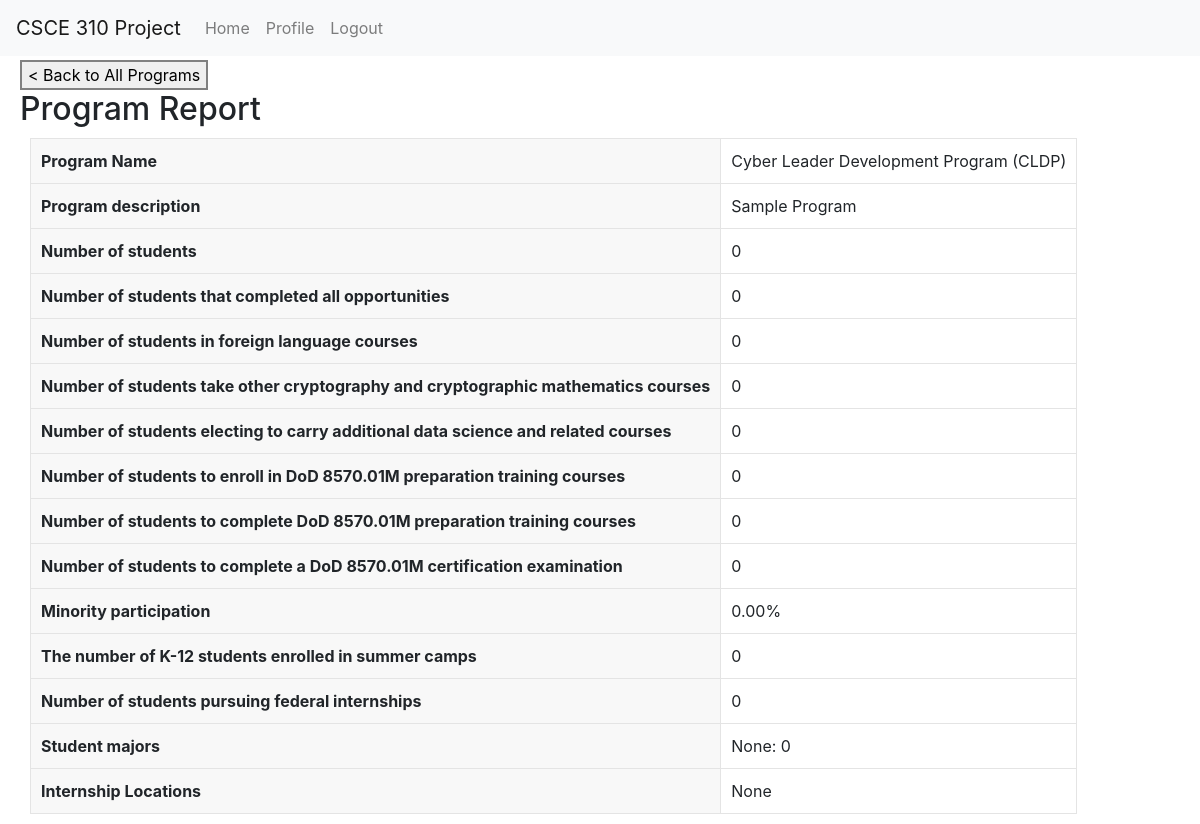
/admin/get_report/1, run on the app's committed database.
### tables this page shows
CREATE TABLE Programs (
                    program_num INTEGER PRIMARY KEY AUTOINCREMENT,
                    name TEXT,
                    description TEXT,
                    archived INTEGER
                    );

### routes/admin.py (the view, shortened to what this page needs)
@admin_bp.route('/get_report/<int:program_num>')
def get_report(program_num):
    conn = get_db_connection()
    program = get_program(conn, program_num)
    num_students = get_program_num_students(conn, program_num)
    completed_students_count = num_students_completed_program(conn, program_num)
    num_in_foreign_lang = num_in_program_and_coursetype(conn, program_num, 'foreign language')
    num_in_cryptogrpahy = num_in_program_and_coursetype(conn, program_num, 'cryptography')
    num_in_cryptogrpahy += num_in_program_and_coursetype(conn, program_num, 'cryptography mathematics')
    num_in_data_science = num_in_program_and_coursetype(conn, program_num, 'data science')
    minority_count = conn.execute("SELECT COUNT(*) FROM View_CollegeStudentDetails WHERE race != 'white'").fetchone()[0]
    if (num_students == 0):
        minority_percent = 0
    else:
        minority_percent = minority_count/num_students * 100
    if (minority_percent > 100):
      print("Error, impossible for minority percent to be over 100%")
      minority_percent = 100
    k12 = get_program_num_k12_students(conn, program_num)
    DoD_training_completed = num_w_specified_DoD_training_status(conn, program_num, "Complete")
    DoD_training_enrolled = num_w_specified_DoD_training_status(conn, program_num, "Enrolled")
    DoD_cert_complete = num_completed_DoD_cert(conn, program_num)
    fed_internships = num_federal_internships(conn, program_num)
    majors_data = get_prog_student_majors(conn, program_num)
    majors_dict = {"None": 0}
    internship_list = []
    all_internship_names = names_of_prog_student_internships(conn, program_num)
    if all_internship_names != None:
      for internship in all_internship_names:
          internship_list.append(internship[0])
    program_report = {
        "name" : program["name"],
        "descr" : program["description"],
        "num_students": num_students,
        "completed_students_count": completed_students_count,
        "num_in_foreign_lang_courses": num_in_foreign_lang,
        "num_in_crypt_courses": num_in_cryptogrpahy,
        "num_in_data_science_courses": num_in_data_science,
        "minority_participation": f"{minority_percent: .2f}%",
        "num_k12_accepted": k12,
        "DoD_training_enrolled": DoD_training_enrolled,
        "DoD_training_completed": DoD_training_completed,
        "DoD_cert_complete": DoD_cert_complete,
        "fed_internships" : fed_internships,
        "student_majors": majors_dict,
        "internship_names": internship_list
    }
    return render_template("admin/get_program_report.html", program=program_report)

### db.py (called while the page is built)
def get_db_connection():
    conn = sqlite3.connect('database.db')
    conn.row_factory = sqlite3.Row
    return conn

### util/Programs.py (called while the page is built)
def get_program(conn, program_num):
  return conn.execute('SELECT * FROM Programs WHERE program_num=?', (program_num, )).fetchone()

def get_program_num_students(conn, program_num):
  return conn.execute(f'SELECT COUNT(*) FROM Program_Accepts WHERE program={program_num}').fetchone()[0]

def get_program_num_k12_students(conn, program_num):
  return conn.execute(f'''SELECT COUNT(*) FROM
                    (SELECT * FROM Program_accepts WHERE program = {program_num}) AS Accepted_students
                    INNER JOIN
                    (SELECT * FROM College_students WHERE student_type = 'k12_student') AS K12_students
                    ON Accepted_students.student_num=K12_students.UIN''').fetchone()[0]

def num_students_completed_program(conn, program_num):
  return conn.execute(f'SELECT COUNT(*) FROM TRACK WHERE program = {program_num} AND status = "Completed"').fetchone()[0]

def num_in_program_and_coursetype(conn, program_num, course_type):
  return conn.execute(f'''SELECT COUNT(DISTINCT Class_enrollment.UIN) AS num_students_in_foreign_lang
                    FROM (SELECT * FROM Program_Accepts WHERE Program = {program_num}) AS Accepted_students
                    JOIN Class_enrollment
                    ON Accepted_students.student_num = Class_enrollment.UIN
                    JOIN Classes
                    ON Class_enrollment.Class_ID = Classes.Class_ID
                    WHERE Classes.type = '{course_type}'
                    ''').fetchone()[0]

def num_w_specified_DoD_training_status(conn, program_num, status):
  return conn.execute(f'''SELECT COUNT(DISTINCT Student_num)
                    FROM Program_student_certification_data
                    WHERE program = {program_num} AND Training_Status = "{status}"
                      ''').fetchone()[0]

def num_completed_DoD_cert(conn, program_num):
  return conn.execute(f'''SELECT COUNT(DISTINCT Student_num)
                    FROM Program_student_certification_data
                    WHERE program = {program_num} AND status = "Complete"
                      ''').fetchone()[0]

### templates/admin/get_program_report.html (shortened to what this page needs)
<!DOCTYPE html>
<html lang="en">
<head>
  <link rel="stylesheet" href="../../static/general.css">
  <link rel="stylesheet" href="https://stackpath.bootstrapcdn.com/bootstrap/4.3.1/css/bootstrap.min.css">
</head>
<body>
  <nav class="navbar navbar-expand-lg navbar-light bg-light fixed-top">
    <a class="navbar-brand" href="#">CSCE 310 Project</a>
    <div class="collapse navbar-collapse" id="navbarNav">
        <ul class="navbar-nav">
            <li class="nav-item">
                <a class="nav-link" href="/home">Home</a>
            </li>
            <li class="nav-item">
                <a class="nav-link" href="/profile">Profile</a>
            </li>
            <li class="nav-item">
                <a class="nav-link" href="/logout">Logout</a>
            </li>
        </ul>
    </div>
  </nav>
  <a href="{{ url_for('admin_bp.view_all_programs') }}">
    <button>< Back to All Programs</button>
  </a>
  <h2>Program Report</h2>
  <table>
    <tr>
      <th>Program Name</th>
      <td>{{ program.name }}</td>
    </tr>
    <tr>
      <th>Program description</th>
      <td>{{ program.descr }}</td>
    </tr>
    <tr>
      <th>Number of students</th>
      <td>{{ program.num_students }}</td>
    </tr>
    <tr>
      <th>Number of students that completed all opportunities</th>
      <td>{{ program.completed_students_count }}</td>
    </tr>
    <tr>
      <th>Number of students in foreign language courses</th>
      <td>{{ program.num_in_foreign_lang_courses }}</td>
    </tr>
    <tr>
      <th>Number of students take other cryptography and cryptographic mathematics courses</th>
      <td>{{ program.num_in_crypt_courses }}</td>
    </tr>
    <tr>
      <th>Number of students electing to carry additional data science and related courses</th>
      <td>{{ program.num_in_data_science_courses }}</td>
    </tr>
    <tr>
      <th>Number of students to enroll in DoD 8570.01M preparation training courses</th>
      <td>{{ program.DoD_training_enrolled }}</td>
    </tr>
    <tr>
      <th>Number of students to complete DoD 8570.01M preparation training courses</th>
      <td>{{ program.DoD_training_completed }}</td>
    </tr>
    <tr>
      <th>Number of students to complete a DoD 8570.01M certification examination</th>
      <td>{{ program.DoD_cert_complete }}</td>
    </tr>
    <tr>
      <th>Minority participation</th>
      <td>{{ program.minority_participation }}</td>
    </tr>
    <tr>
      <th>The number of K-12 students enrolled in summer camps</th>
      <td>{{ program.num_k12_accepted }}</td>
    </tr>
    <tr>
      <th>Number of students pursuing federal internships</th>
      <td>{{ program.fed_internships }}</td>
    </tr>
    <tr>
      <th>Student majors</th>
      <td>
        {% for major in program.student_majors %}
          <p>{{ major }}: {{ program.student_majors[major] }}</p>
        {% endfor %}
      </td>
    </tr>
    <tr>
      <th>Internship Locations</th>
      <td>
        {% if program.internship_names|length == 0 %}
          <p>None</p>
        {% else %}
          {% for internship in program.internship_names %}
          <p>{{ internship }}</p>
          {% endfor %}
        {% endif %}
      </td>
    </tr>
  </table>
</body>
</html>

### static/general.css (style rules this page uses)
body { padding-top: 60px; padding-left: 20px; }
table { border-collapse: collapse; margin: 10px; }
table, th, td { border: 1px solid #e4e4e4; }
th, td { padding: 10px; text-align: left; }
th { background-color: #f8f8f8; vertical-align: text-top; }
td p { margin: 0px; }
button { cursor: pointer; border: 2px solid #808080; }

### data on the page
Programs: name "Cyber Leader Development Program (CLDP)", descr "Sample Program"

### other printed values
{{ program.num_students }} "0"
{{ program.completed_students_count }} "0"
{{ program.num_in_foreign_lang_courses }} "0"
{{ program.num_in_crypt_courses }} "0"
{{ program.num_in_data_science_courses }} "0"
{{ program.DoD_training_enrolled }} "0"
{{ program.DoD_training_completed }} "0"
{{ program.DoD_cert_complete }} "0"
{{ program.minority_participation }} "0.00%"
{{ program.num_k12_accepted }} "0"
{{ program.fed_internships }} "0"
{{ major }} "None"
{{ program.student_majors[major] }} "0"
